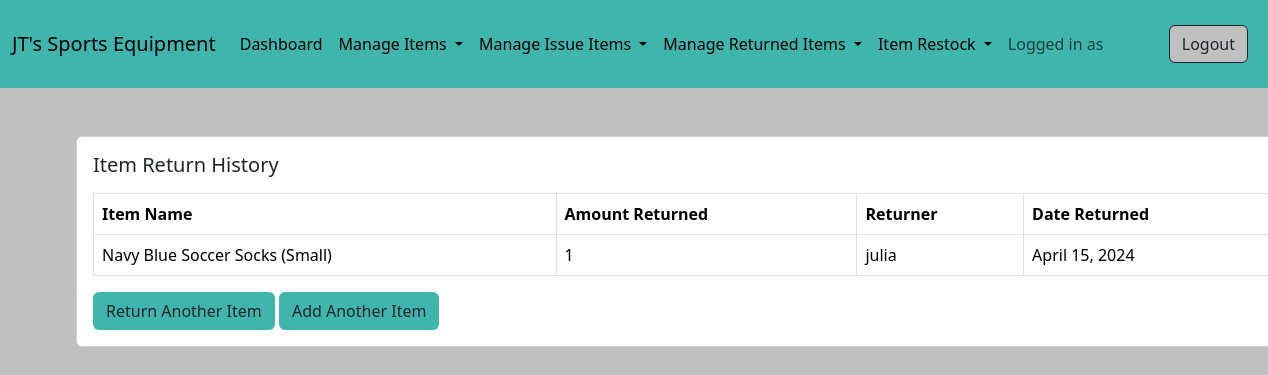
The page /store/return-history/ on the database its author committed.
### store/models.py (models this page shows, shortened)
class ItemReturned(models.Model):
    item = models.ForeignKey(Item, on_delete=models.CASCADE)
    date_returned = models.DateField(auto_now_add=True)
    amount_returned = models.PositiveIntegerField()
    returner = models.CharField(max_length=100)

class Item(models.Model):
    item_name = models.CharField(max_length=100)
    item_amount = models.PositiveBigIntegerField()
    creator = models.ForeignKey(User, on_delete=models.CASCADE)
    date_created = models.DateTimeField(auto_now_add=True)
    original_amount = models.PositiveBigIntegerField(null=True, blank=True)
    def __str__(self):
        return self.item_name

### store/views.py (the view)
# urls.py: path('return-history/', views.return_history, name='return-history'),
def return_history(request):
    items = ItemReturned.objects.all()
    context = {'items':items}
    return render(request, 'store/return_history.html', context)

### templates/store/return_history.html
{% extends 'base.html' %}
{% block content %}
<div class="card mx-auto" style="width: 76rem;" style="background-color:#C0C0C0;">
    <div class="card-body">
        <h5 class="card-title mb-3">Item Return History </h5>
        <table class="table table-bordered">
            <thead>
                <tr>
                    <th scope="col">Item Name</th>
                    <th scope="col">Amount Returned</th>
                    <th scope="col">Returner</th>
                    <th scope="col">Date Returned</th>
                </tr>
            </thead>
            <tbody>
                {% for item in items%}
                <tr>
                    <td>{{item.item}}</td>
                    <td>{{item.amount_returned}}</td>
                    <td>{{item.returner}}</td>
                    <td>{{item.date_returned}}</td>
                </tr>
                {% endfor %}
            </tbody>
        </table>
    <a href="{% url 'return-item' %}" class="btn" style="background-color:#40B5AD" role="button">Return Another Item</a>
    <a href="{% url 'add-item' %}" class="btn" style="background-color:#40B5AD" role="button">Add Another Item</a>
    </div>
</div>
{% endblock content %}

### rows shown on the page
ItemReturned: item "Navy Blue Soccer Socks (Small)", amount_returned "1", returner "julia", date_returned "April 15, 2024"
